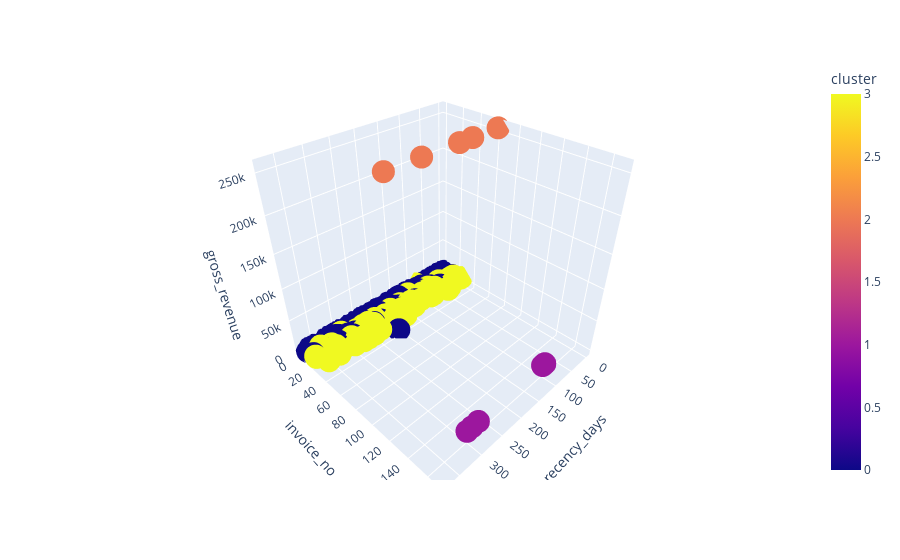

Notebook source saved alongside this figure:
### Markdown cell above
# 9.1. Visualization Inspection

### Code cell
fig = px.scatter_3d( df9, x='recency_days', y='invoice_no', z='gross_revenue', color='cluster' )
fig.show()

### Figure 1 — Plotly figure (JSON) as saved in the notebook; plotly's stock layout.template omitted (floating-point values rounded to 4 significant figures; data arrays with more than 128 entries replaced by an {"elided": "..."} marker saying what was removed)
{"data": [{"hovertemplate": "recency_days=%{x}<br>invoice_no=%{y}<br>gross_revenue=%{z}<br>cluster=%{marker.color}<extra></extra>", "legendgroup": "", "marker": {"color": {"elided": "305 int values"}, "coloraxis": "coloraxis", "symbol": "circle"}, "mode": "markers", "name": "", "scene": "scene", "showlegend": false, "type": "scatter3d", "x": {"elided": "305 int values"}, "y": {"elided": "305 int values"}, "z": {"elided": "305 float values"}}], "layout": {"coloraxis": {"colorbar": {"title": {"text": "cluster"}}, "colorscale": [[0, "#0d0887"], [0.1111, "#46039f"], [0.2222, "#7201a8"], [0.3333, "#9c179e"], [0.4444, "#bd3786"], [0.5556, "#d8576b"], [0.6667, "#ed7953"], [0.7778, "#fb9f3a"], [0.8889, "#fdca26"], [1, "#f0f921"]]}, "legend": {"tracegroupgap": 0}, "margin": {"t": 60}, "scene": {"domain": {"x": [0, 1], "y": [0, 1]}, "xaxis": {"title": {"text": "recency_days"}}, "yaxis": {"title": {"text": "invoice_no"}}, "zaxis": {"title": {"text": "gross_revenue"}}}}}
